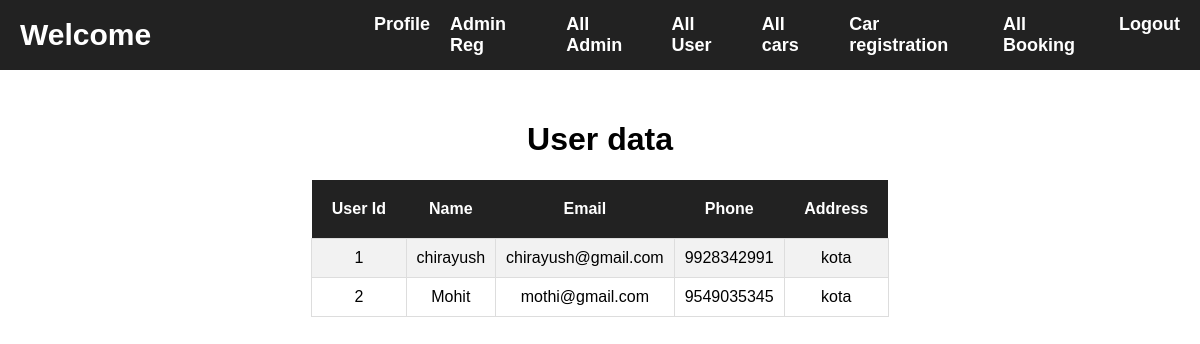
The page /show_user/ (signed in) on the database its author committed.
### app1/models.py (models this page shows, shortened)
class userdata(models.Model):
    userid = models.AutoField(primary_key=True)
    name=models.CharField(max_length=100)
    email=models.CharField()
    phone=models.IntegerField()
    address=models.CharField(max_length=100)

### app1/views.py (the view)
# urls.py: path('show_user/', views.show_user),
def show_user(request):
    if request.session.has_key('usertype'):
        usertype=request.session['usertype']
        if usertype == 'admin':
            obj=userdata.objects.all()
            return render(request, 'showuser.html', {'key1': obj})
        else:
            return render(request, 'author.html')
    else:
        return render(request, 'author.html')

### app1/templates/showuser.html (shortened to what this page needs)
{% extends "adminmaster.html" %}
{% load static %}
{% block m1 %}
<html lang="en">
<head>
</head>
<body><h1>User data</h1>
{% if key1 %}
    <table>
        <tr>
            <th>User Id</th>
            <th>Name</th>
            <th>Email</th>
            <th>Phone</th>
            <th>Address</th>
        </tr>
        {% for k in key1 %}
        <tr>
            <td>{{k.userid}}</td>
            <td>{{k.name}}</td>
            <td>{{k.email}}</td>
            <td>{{k.phone}}</td>
            <td>{{k.address}}</td>
        </tr>
        {% endfor %}
    </table>
{% endif %}
</body>
</html>
{% endblock %}

### app1/templates/adminmaster.html (style rules this page uses)
body { margin:0px; padding:0px; font-family:Arial, sans-serif; }

### app1/templates/showuser.html (style rules this page uses)
table { margin:20px auto; border-collapse:collapse; background-color:white; }
th { padding:20px; text-align:center; padding:20px; background-color:#222; color:white }
td { padding:10px; text-align:center; border:1px solid #ddd; }
h1 { text-align:center; }
tr:nth-child(even) { background:#f2f2f2; }

### rows shown on the page
userdata: userid "1", name "chirayush", email "chirayush@gmail.com", phone "9928342991", address "kota"
userdata: userid "2", name "Mohit", email "mothi@gmail.com", phone "9549035345", address "kota"
